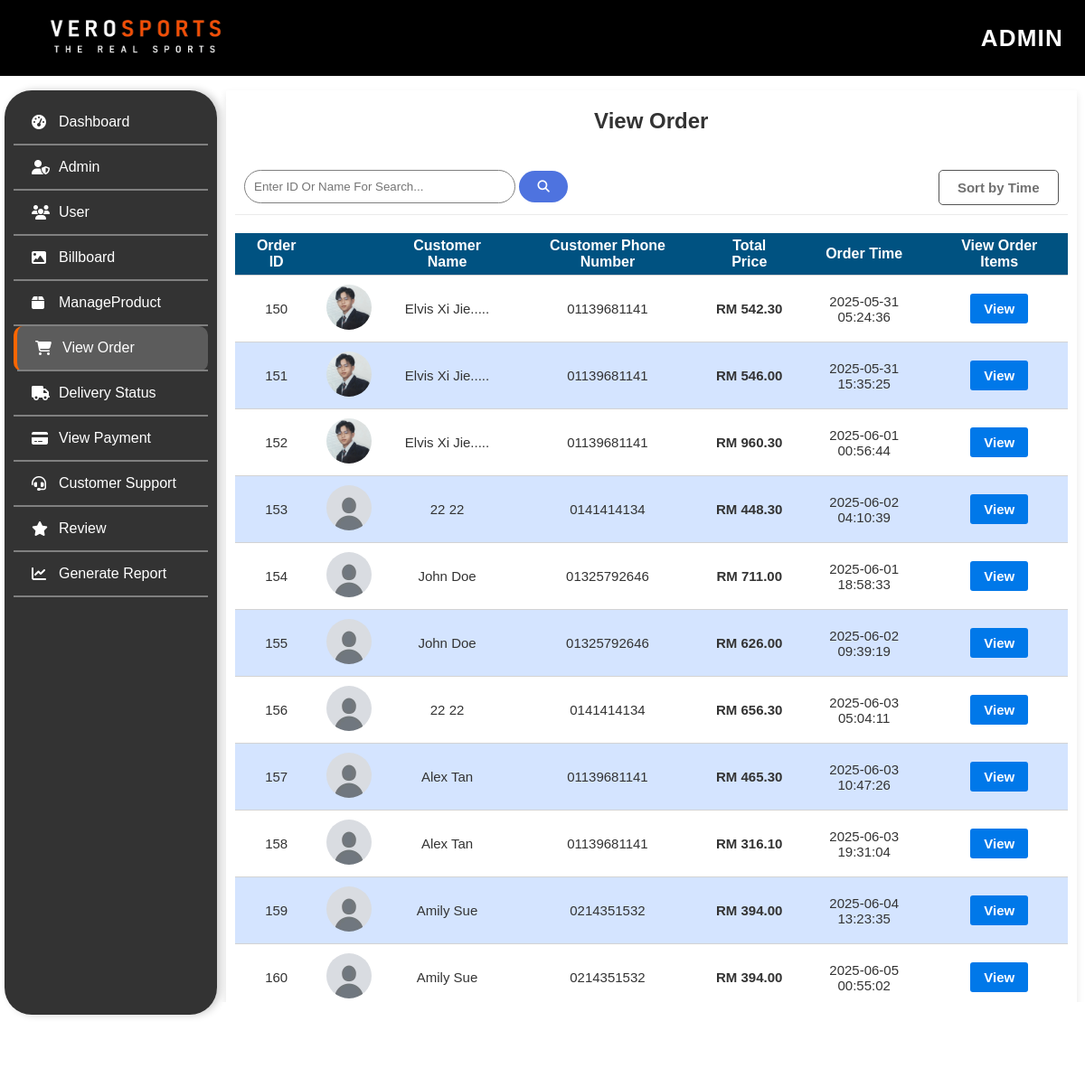
Page /Admin/View_Order/view_order.php (signed in) on the committed database.
### tables this page shows
CREATE TABLE `orders` (
  `order_id` int(11) NOT NULL,
  `user_id` int(11) NOT NULL,
  `total_price` decimal(10,2) NOT NULL,
  `shipping_address` text NOT NULL,
  `delivery_status` enum('prepare','packing','assign','shipping','delivered') DEFAULT 'prepare',
  `order_at` timestamp NOT NULL DEFAULT current_timestamp()
);

CREATE TABLE `users` (
  `user_id` int(11) NOT NULL,
  `first_name` varchar(30) NOT NULL,
  `last_name` varchar(30) NOT NULL,
  `email` varchar(100) NOT NULL,
  `mobile_number` varchar(15) NOT NULL,
  `password` varchar(255) NOT NULL,
  `address` text NOT NULL,
  `postcode` varchar(10) NOT NULL,
  `state` varchar(50) NOT NULL,
  `city` varchar(255) NOT NULL,
  `birthday_date` date NOT NULL,
  `gender` varchar(10) NOT NULL CHECK (`gender` in ('Male','Female')),
  `profile_image` varchar(255) DEFAULT NULL,
  `user_type` enum('1','2','3') NOT NULL,
  `create_at` timestamp NOT NULL DEFAULT current_timestamp()
);

### Admin/View_Order/view_order.php (the view, shortened to what this page needs)
<!DOCTYPE html>
<html lang="en">
<head>
    <link rel="stylesheet" href="view_order.css">
    <link rel="stylesheet" href="../Header_And_Footer/header.css">
    <link rel="stylesheet" href="../sidebar/sidebar.css">
    <link rel="stylesheet" href="https://cdnjs.cloudflare.com/ajax/libs/font-awesome/6.5.1/css/all.min.css">
</head>
<body>
    <?php
include __DIR__ . '/../Header_And_Footer/header.php'; ?>
    <div class="contain">
        <?php include __DIR__ . '/../sidebar/sidebar.php'; ?>
        <div class="order-container">
            <div class="order-table">
                <h3>View Order</h3>
                <div class="search-container">
                    <div class="search-box">
                        <form id="searchForm">
                            <input type="text" name="query" id="searchInput" placeholder="Enter ID Or Name For Search...">
                            <button type="submit" id="searchButton"><i class="fa-solid fa-magnifying-glass"></i></button>
                        </form>
                        <button id="sortTime" onclick="triggerSort()">Sort by Time</button>
                    </div>
                </div>
                <table>
                    <tr>
                        <th>Order ID</th>
                        <th></th>
                        <th>Customer Name</th>
                        <th>Customer Phone Number</th>
                        <th>Total Price</th>
                        <th>Order Time</th>
                        <th>View Order Items</th>
                    </tr>
                    <tbody id="userTableBody">
                        <?php
                            include __DIR__ . '/../../connect_db/config.php';
                            $sql= "SELECT o.*,u.first_name,u.last_name,u.mobile_number, u.profile_image FROM orders o
                                JOIN users u ON o.user_id= u.user_id";
                            $result= $conn->query($sql);
                            while($row= $result->fetch_assoc()){
                                $image = !empty($row['profile_image']) ? $row['profile_image'] : 'default.jpg';
                                echo '<tr>
                                        <td>'. $row["order_id"].'</td>
                                        <td><img src="../../upload/'.$image.'"</td>
                                        <td>'.$row['first_name'].' '.$row['last_name'].'</td>
                                        <td>'.$row['mobile_number'].'</td>
                                        <td style="font-weight:bold;";>RM '. $row["total_price"].'</td>
                                        <td>'. $row["order_at"].'</td>
                                        <td><a href="../View_Order_Items/view_order_item.php?order_id='.$row['order_id'].'" class="items">View</a></td>
                                    </tr>';
                            }
                        ?>
                    </tbody>
                </table>
            </div>
        </div>
    </div>
</body>
</html>

### Admin/View_Order/view_order.css (style rules this page uses)
* { margin: 0; padding: 0; box-sizing: border-box; font-family: 'Poppins', sans-serif; }
body { color: #333; }
.contain { display: flex; align-items: flex-start; gap: 20px; width: 100%; padding-left: 250px; }
.order-table h3 { text-align: center; font-size: 24px; margin-bottom: 20px; color: #333; padding: 10px; }
.order-container { background: #fff; padding: 10px; border-radius: 1px; box-shadow: 0 4px 8px rgba(0, 0, 0, 0.1); width: 99%; height: 100%; position: relative; top: 100px; }
table { width: 100%; border-collapse: collapse; background: white; overflow: hidden; }
.order-table table th { background: #005281; color: #ffffff; padding: 5px 15px; font-size: 16px; }
.order-table table td { padding: 10px 10px; text-align: center; font-size: 15px; }
.order-table img { width: 50px; height:50px; border-radius: 50%; }
.order-table table tr { border-bottom:1px solid lightgray; }
.order-table table tr:nth-child(even) { background-color: #ccdfffd3; }
.order-table table tr:nth-child(odd) { background-color: #ffffff; }
.items { padding: 8px 15px; font-weight: bold; background-color: rgb(0, 120, 233); border-radius: 3px; border: none; text-decoration: none; color: rgb(255, 255, 255); }
.search-container { width: 100%; height: 100%; text-align: start; }
.search-box { position: relative; border: none; font-size: 16px; padding: 10px; margin-bottom: 20px; border-bottom: 1px solid rgb(235, 235, 235); display: flex; justify-content: space-between; }
#searchInput { padding: 10px; width: 30%; border-radius: 20px; border: 1px solid #808080; min-width: 300px; }
#searchButton { background-color: #4E73DF; padding: 10px 20px; border-radius: 20px; cursor: pointer; border: none; color: white; font-weight: bold; }
#sortTime { padding: 10px 20px; background-color: white; color: rgb(112, 112, 112); border: 1px solid rgb(85, 85, 85); border-radius: 5px; font-weight: bold; font-size: 15px; cursor: pointer; transition: background-color 0.3s ease; }

### rows in the picture
orders: order_id "150", user.profile_image (picture), user.first_name "Elvis", user.last_name "Xi Jie.....", user.mobile_number "01139681141", total_price "542.30", order_at "2025-05-31 05:24:36"
orders: order_id "151", user.profile_image (picture), user.first_name "Elvis", user.last_name "Xi Jie.....", user.mobile_number "01139681141", total_price "546.00", order_at "2025-05-31 15:35:25"
orders: order_id "152", user.profile_image (picture), user.first_name "Elvis", user.last_name "Xi Jie.....", user.mobile_number "01139681141", total_price "960.30", order_at "2025-06-01 00:56:44"
orders: order_id "153", user.first_name "22", user.last_name "22", user.mobile_number "0141414134", total_price "448.30", order_at "2025-06-02 04:10:39"
orders: order_id "154", user.first_name "John", user.last_name "Doe", user.mobile_number "01325792646", total_price "711.00", order_at "2025-06-01 18:58:33"
orders: order_id "155", user.first_name "John", user.last_name "Doe", user.mobile_number "01325792646", total_price "626.00", order_at "2025-06-02 09:39:19"
orders: order_id "156", user.first_name "22", user.last_name "22", user.mobile_number "0141414134", total_price "656.30", order_at "2025-06-03 05:04:11"
orders: order_id "157", user.first_name "Alex", user.last_name "Tan", user.mobile_number "01139681141", total_price "465.30", order_at "2025-06-03 10:47:26"
orders: order_id "158", user.first_name "Alex", user.last_name "Tan", user.mobile_number "01139681141", total_price "316.10", order_at "2025-06-03 19:31:04"
orders: order_id "159", user.first_name "Amily", user.last_name "Sue", user.mobile_number "0214351532", total_price "394.00", order_at "2025-06-04 13:23:35"
orders: order_id "160", user.first_name "Amily", user.last_name "Sue", user.mobile_number "0214351532", total_price "394.00", order_at "2025-06-05 00:55:02"
orders: user.profile_image (picture)
